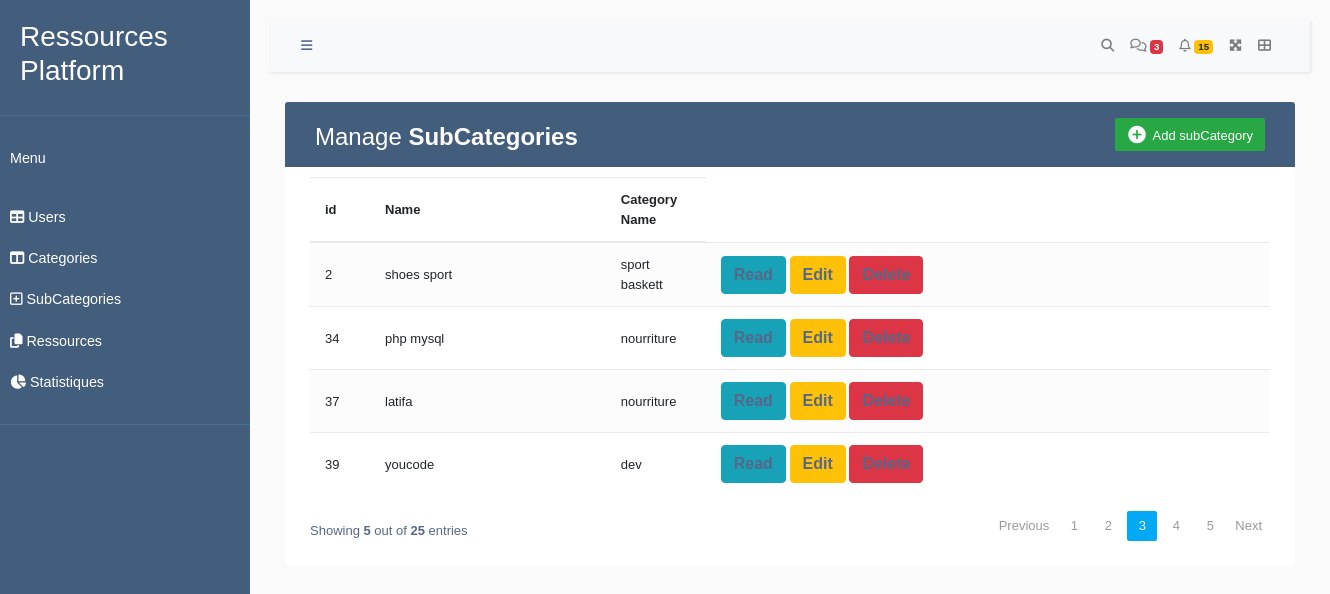
/subCategory/subCategorie.php, run on the app's committed database.
### tables this page shows
CREATE TABLE `subcategory` (
  `sub_categorie_id` int(11) NOT NULL,
  `categorie_id` int(11) DEFAULT NULL,
  `name_sub_categorie` varchar(50) NOT NULL
);

CREATE TABLE `categorie` (
  `categorie_id` int(11) NOT NULL,
  `name_categorie` varchar(50) NOT NULL
);

### subCategory/subCategorie.php (the view, shortened to what this page needs)
<!DOCTYPE html>
<html lang="en">
<head>
    <link rel="stylesheet" href="https://stackpath.bootstrapcdn.com/bootstrap/4.5.0/css/bootstrap.min.css">
    <link rel="stylesheet" href="https://cdnjs.cloudflare.com/ajax/libs/font-awesome/5.15.2/css/all.min.css">
    <link rel="stylesheet" href="https://cdnjs.cloudflare.com/ajax/libs/font-awesome/6.4.2/css/all.min.css"
 />
</head>
<body>
    <?php
    include("../nav.php");
    ?>
    <div class="container-xl">
        <div class="table-responsive">
            <div class="table-wrapper">
                <div class="table-title">
                    <div class="row">
                        <div class="col-sm-6">
                            <h2>Manage <b>SubCategories</b></h2>
                        </div>
                        <div class="col-sm-6">
                            <a href="#addEmployeeModal" class="btn btn-success" data-toggle="modal"><i
                                    class="material-icons">&#xE147;</i> <span>Add subCategory</span></a>
                        </div>
                    </div>
                </div>
                <table class="table table-striped table-hover">
                    <thead>
                        <tr>
                            <th>id</th>
                            <th> Name</th>
                            <th>Category Name</th>
                        </tr>
                    </thead>
                    <tbody>
                        <?php
                        include('connect.php');
                        $sqlSelect = "SELECT sub_categorie_id, name_sub_categorie, name_categorie FROM subcategory JOIN categorie ON categorie.categorie_id = subcategory.categorie_id";
                        $result = mysqli_query($conn, $sqlSelect);
                        foreach ($result as $data) {
                            ?>
                            <tr>
                                <td>
                                    <?php echo $data['sub_categorie_id']; ?>
                                </td>
                                <td>
                                    <?php echo $data['name_sub_categorie']; ?>
                                </td>
                                <td>
                                    <?php echo $data['name_categorie']; ?>
                                </td>
                                <td>
                                    <a href="view.php?id=<?php echo $data['sub_categorie_id']; ?>" class="btn btn-info">Read
                                        </a>
                                    <a class="btn btn-warning"
                                        href="edit.php?id=<?php echo $data['sub_categorie_id']; ?>">Edit</a>
                                    <a href="delete.php?id=<?php echo $data['sub_categorie_id']; ?>"
                                        class="btn btn-danger">Delete</a>
                                </td>
                            </tr>
                            <?php
                        }
                        ?>
                    </tbody>
                </table>
                <div class="clearfix">
                    <div class="hint-text">Showing <b>5</b> out of <b>25</b> entries</div>
                    <ul class="pagination">
                        <li class="page-item disabled"><a href="#">Previous</a></li>
                        <li class="page-item"><a href="#" class="page-link">1</a></li>
                        <li class="page-item"><a href="#" class="page-link">2</a></li>
                        <li class="page-item active"><a href="#" class="page-link">3</a></li>
                        <li class="page-item"><a href="#" class="page-link">4</a></li>
                        <li class="page-item"><a href="#" class="page-link">5</a></li>
                        <li class="page-item"><a href="#" class="page-link">Next</a></li>
                    </ul>
                </div>
            </div>
        </div>
    </div>
</body>
</html>

### nav.php (style rules this page uses)
body { color: #566787; background: #f5f5f5; font-family: 'Varela Round', sans-serif; font-size: 13px; }
.table-responsive { margin: 30px 0; }
.table-wrapper { background: #fff; padding: 20px 25px; border-radius: 3px; min-width: 1000px; box-shadow: 0 1px 1px rgba(0, 0, 0, .05); }
.table-title { padding-bottom: 15px; background: #435d7d; color: #fff; padding: 16px 30px; min-width: 100%; margin: -20px -25px 10px; border-radius: 3px 3px 0 0; }
.table-title h2 { margin: 5px 0 0; font-size: 24px; }
.table-title .btn { color: #fff; float: right; font-size: 13px; border: none; min-width: 50px; border-radius: 2px; border: none; outline: none !important; margin-left: 10px; }
.table-title .btn i { float: left; font-size: 21px; margin-right: 5px; }
.table-title .btn span { float: left; margin-top: 2px; }
table.table tr th, table.table tr td { border-color: #e9e9e9; padding: 12px 15px; vertical-align: middle; }
table.table tr th:first-child { width: 60px; }
table.table tr th:last-child { width: 100px; }
table.table-striped tbody tr:nth-of-type(odd) { background-color: #fcfcfc; }
table.table td a { font-weight: bold; color: #566787; display: inline-block; text-decoration: none; outline: none !important; }
.pagination { float: right; margin: 0 0 5px; }
.pagination li a { border: none; font-size: 13px; min-width: 30px; min-height: 30px; color: #999; margin: 0 2px; line-height: 30px; border-radius: 2px !important; text-align: center; padding: 0 6px; }
.pagination li.active a, .pagination li.active a.page-link { background: #03A9F4; }
.hint-text { float: left; margin-top: 10px; font-size: 13px; }
body { font-family: 'Poppins', sans-serif; background: #fafafa; }
a, a:hover, a:focus { color: inherit; text-decoration: none; transition: all 0.3s; }

### data on the page
subcategory: sub_categorie_id "2", name_sub_categorie "shoes sport", categorie.name_categorie "sport baskett"
subcategory: sub_categorie_id "34", name_sub_categorie "php mysql", categorie.name_categorie "nourriture"
subcategory: sub_categorie_id "37", name_sub_categorie "latifa", categorie.name_categorie "nourriture"
subcategory: sub_categorie_id "39", name_sub_categorie "youcode", categorie.name_categorie "dev"
